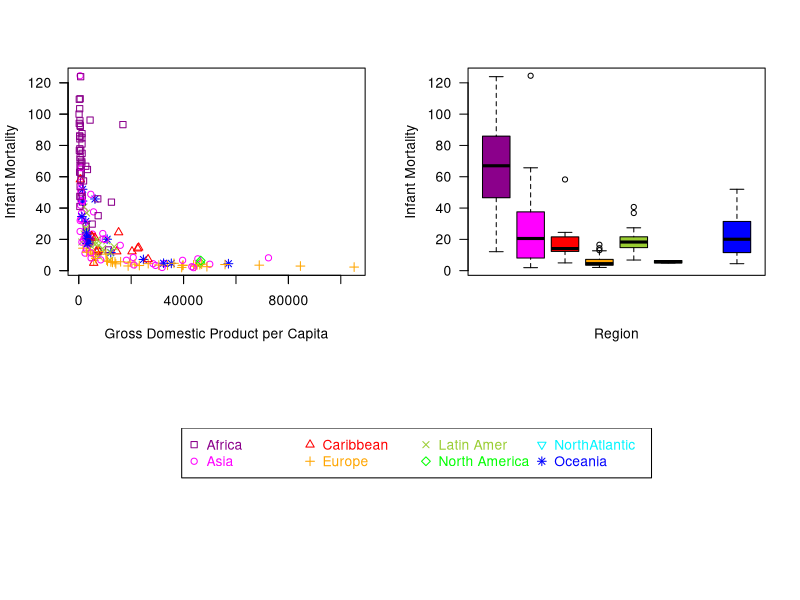

The R source for this figure:
getwd()

#load necessary packages
install.packages("stats")
install.packages("graphics")
install.packages("grDevices")
install.packages("datasets")
install.packages("utils")
install.packages("methods")
install.packages("base")

library("stats")
library("graphics")
library("grDevices")
library("datasets")
library("utils")
library("methods")
library("base")
library(carData)
  #reference for graphs: https://www.rstudio.com/wp-content/uploads/2016/10/how-big-is-your-graph.pdf
  #Accessed on 4 December 2022


#load data set
  data(UN)

#Understanding data frame (descriptive analysis)
  dim(UN) #213 observations with 7 variables
  ?UN #This data set contains values for national health, welfare, and education statistics for 213
  #countries.

attach(UN)
  
#Constructing the graph
#subsetting variables to work with ppgdp, infantMortality and region
  ppgdp_infmort <- as.data.frame(cbind(ppgdp, infantMortality))
  ppgdp_infmort$region <- UN$region

detach(UN)
attach(ppgdp_infmort)

#run an output command before plotting. 
  pdf(file = "UN_plot_reconstructed.pdf",
      width = 7, height = 7)
  #In the end, the graphs will be exported to a pdf file in my working directory
  
  layout.graph <- matrix(c(1,3,2,3), ncol = 2) 
  #I would like to create a matrix with 4x2 dimension, but the matrix will only has a rank of 
  #3, since I would like to show only 3 graphs.
  layout(mat = layout.graph, height = c(0.6,0.4)) #Creating position layout for the graphs  

#First graph: GDP per capita and Infant Mortality
  #Step 1: creating a new vector containing colors for each unique value in variable region
    col.veq <- c("darkmagenta", "magenta", "red", "orange", "yellowgreen", "green", "turquoise1", 
                 "blue")[region];col.veq 
    #R will automatically assign each colors to each unique value in alphabetical order
    
    table(region, col.veq) #ensuring that each colors represents one unique value
  
  #Step 2: creating a new vector containing symbols for each unique value in variable region
    pch.veq <- c(0, 1, 2, 3, 4, 5, 6, 8)[region];pch.veq  
    #follows the same logic as in step 1
    
    table(region,pch.veq) #ensuring that each symbols represents one unique value
  
  #Step 3: constructing the main plot commands
    plot(ppgdp, infantMortality, 
       col = col.veq, 
       pch = pch.veq, 
       cex = 1,
       lwd = 1,
       xlab = "Gross Domestic Product per Capita",
       ylab = "Infant Mortality", 
       col.axis = "white", 
       las = 1) 
  #I need to rearrange the axis labels in the x-axis, but when I remove the x-axis labels 
  #with command xaxt ="n", for some reason it does not produce the desired results. 
  #So, I make the color of the labels in the x and y axis white (whiteout the values)
  #and create new axis labels for both x and y axis.
  
  x <- c("0","","40000","","80000","") #creating new vector for the length of the x-axis labels
  y <- seq(0, 120, by = 20) #creating new vector for the length of the y-axis labels
  
  axis(1, at=x, labels=x) #inserting labels for x-axis
  axis(2, at=y, labels=seq(0,120, by = 20), las = 2) #inserting labels for y-axis

#Second graph: Region and Infant Mortality
  boxplot(infantMortality ~ region, data = ppgdp_infmort,
          col = c("darkmagenta", "magenta", "red", "orange", "yellowgreen", "green", 
                  "turquoise1", "blue"), 
          border = "black",
          xaxt = "n",
          xlab = "Region",
          ylab = "Infant Mortality",
          lwd = 1,
          las = 1,
          horizontal = FALSE) 
  
#legend
  #Step 1: exctracting countries name from variable region
    legend.chr <- as.data.frame(table(region));legend.chr
    legend.plot <- legend.chr[1:8,1]
  
  #Step 2: creating the legend as a new plot
    plot.new()
    #This code helps me to place the legend in the third layout 
    legend("top", legend = legend.plot, ncol = 4, cex =1,
           pch = c(0, 1, 2, 3, 4, 5, 6, 8), col=c("darkmagenta", "magenta", "red", "orange", 
                                                  "yellowgreen", "green", 
                                                  "turquoise1", "blue"),
           text.col = c("darkmagenta", "magenta", "red", "orange", 
                        "yellowgreen", "green", 
                        "turquoise1", "blue"))

dev.off()  
#To export the graphs into the desired output as mentioned before

detach(ppgdp_infmort)

  
  #End of task 3 